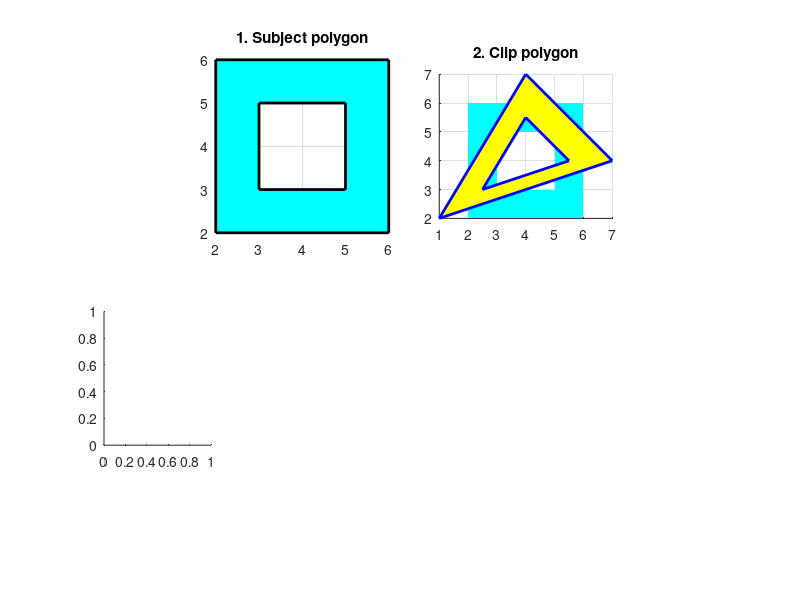

Write the MATLAB code that produced this figure. (Note: this script raises an error after producing the figure.)
% test_geometry_package.m
clc
clear
close all

pol1 = [2 2; 6 2; 6 6; 2 6; 2 2; NaN NaN; 3 3; 3 5; 5 5; 5 3; 3 3];
pol1a = [2 6; 2 2; 3 3; 3 5; 5 5; 5 3; 3 3; 2 2; 6 2; 6 6; 2 6];
pol2 = [1 2; 7 4; 4 7; 1 2; NaN NaN; 2.5 3; 5.5 4; 4 5.5; 2.5 3];
pol2a = [1 2; 7 4; 4 7; 1 2; 2.5 3; 4 5.5; 5.5 4; 2.5 3; 1 2];
lw = 2;

subplot (2, 6, [2 3])
patch (pol1a(:, 1), pol1a(:, 2), 'facecolor', 'c', 'edgecolor', 'k', 'linewidth', lw);
axis image
grid on
title ("1. Subject polygon")

subplot (2, 6, [4 5])
patch (pol1a(:, 1), pol1a(:, 2), 'facecolor', 'c', 'edgecolor', 'none');
hold on
patch (pol2a(:, 1), pol2a(:, 2), 'facecolor', 'y', 'edgecolor', 'b', 'linewidth', lw);
axis image
grid on
title "2. Clip polygon"

op   = {"Sub -clip", "AND / Intersection", "Exclusive OR", "OR / Union"};

for i=1:numel(op)
  subplot (6, 4, [12 16]+i);
  [opol, npol] = clipPolygon(pol1, pol2, i-1);
%  [opol, npol] = clipPolygon(pol1, pol2);
  opol = polygon2patch (opol);
  patch (pol1a(:, 1), pol1a(:, 2), 'facecolor', 'c', 'edgecolor', 'none');
  hold on
  patch (pol2a(:, 1), pol2a(:, 2), 'facecolor', 'y', 'edgecolor', 'none');
  patch (opol(:,1),opol(:,2), 'facecolor', 'g', 'edgecolor', 'r', ...
       'linewidth', lw, 'erasemode', 'xor');
  axis image
  grid on
  title (sprintf("%d. %s", i+2, op{i}));
  axis off
end

subplot (10, 4, 37);
% [opol, npol] = clipPolygon(pol2, pol1, 0);
[opol, npol] = clipPolygon(pol2, pol1);
opol = polygon2patch (opol);
patch (pol1a(:, 1), pol1a(:, 2), 'facecolor', 'c', 'edgecolor', 'none');
hold on
patch (pol2a(:, 1), pol2a(:, 2), 'facecolor', 'y', 'edgecolor', 'none');
patch (opol(:,1),opol(:,2), 'facecolor', 'g', 'edgecolor', 'r', ...
     'linewidth', lw, 'erasemode', 'xor');
axis image
grid on
axis off
title "7. Clip - sub";
